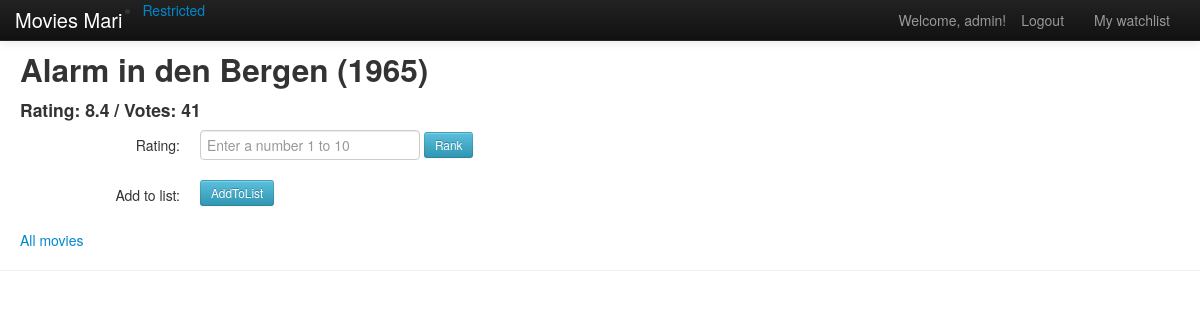
/movies/movie/1/ (signed in), run on the app's committed database.
### movies/models.py (models this page shows, shortened)
class Movie(models.Model):
    title = models.CharField(max_length=100, unique=True)
    year = models.CharField(max_length=50)
    imdb_rank = models.FloatField(default=0)
    imdb_votes = models.IntegerField(default=0)
    rating = models.FloatField(default=0)
    total_votes = models.IntegerField(default=0)

class MyUser(AbstractUser):
    watchlist = models.ManyToManyField(Movie)

### movies/views.py (the view)
# urls.py: url(r'^movie/(?P<movie_id>\d+)/$', views.movie_show, name='add_rating_to_movie'),
def movie_show(request, movie_id):
    context = RequestContext(request)
    context_dict = {'movie_id': movie_id}
    try:
        current_movie = Movie.objects.get(id=movie_id)
        context_dict['movie'] = current_movie
    except Movie.DoesNotExist:
        pass
    return render_to_response('movies/movie.html', context_dict, context)

### templates/movies/movie.html (shortened to what this page needs)
{% extends 'movies/base.html' %}
{% load static %}
{% block body_block %}
  <link href="{% static 'css/bootstrap.css' %}" rel="stylesheet">
  <link href="{% static 'css/bootstrap-responsive.css' %}" rel="stylesheet">
  <div style="margin-top:50px;margin-left:20px">
      <h2>{{ movie.title }} ({{ movie.year }})</h2>
    <h4> Rating: {{ movie.rating }} / Votes: {{ movie.total_votes }}</h4>
    {% if user.is_authenticated %}
        <form class="form-horizontal" method="post" action="{% url "movies:add_rating_to_movie" movie.id%}">
            <div class="control-group">
                <label class="control-label" for="input">Rating:</label>
                <div class="controls">
                    <input type="text" name="rating" value="" placeholder="Enter a number 1 to 10" size="50" />
                    <input class="btn btn-small btn-info" type="submit" name="rank" value="Rank"/>
                </div>
            </div>
        </form>
        <form class="form-horizontal" method="post" action="{% url "movies:add_movie_to_list" movie.id %}">
            <div class="control-group">
                <label class="control-label" for="input">Add to list:</label>
                <div class="controls">
                    <input class="btn btn-small btn-info" type="submit" name="toList" value="AddToList"/>
                </div>
            </div>
        </form>
    {% endif %}
    <a href="/movies/">All movies</a>
  </div>
{% endblock %}

### templates/movies/base.html (shortened to what this page needs)
<!DOCTYPE html>
{% load static %}
<html>
    <head>
        <link href="{% static "css/bootstrap.css" %}" rel="stylesheet" media="screen">
        <link href="{% static "css/app.css" %}" rel="stylesheet" media="screen">
    </head>
    <body>
        <div>
            {% block body_block %}PELICULAS{% endblock %}
        </div>
        <hr />
        <div class="navbar navbar-inverse navbar-fixed-top">
           <div class="navbar-inner">
               <div class="container">
                   <a class="brand" href="/movies/">Movies Mari</a>
                    <div class="nav-collapse collapse">
                           <ul class="nav pull-right">
                               {% if user.is_authenticated %}
                                <li class="navbar-text">Welcome, {{ user.username }}!</li>
                                <li><a href="/movies/logout/">Logout</a></li>
                                <li><a href="/movies/{{ user.id }}/mywatchlist"> My watchlist</a></li>
                               {% else %}
                                <li><a href="/movies/register/">Register</a></li>
                                <li><a href="/movies/login/">Login</a></li>
                               {% endif %}
                           </ul>
                           <ul>
                               {% if user.is_authenticated %}
                                <li><a href="/movies/restricted/">Restricted</a></li>
                               {% endif %}
                           </ul>
                    </div>
               </div>
           </div>
        </div>
    </body>
</html>

### data on the page
Movie: title "Alarm in den Bergen", year "1965", rating "8.4", total_votes "41"
MyUser: username "admin"
